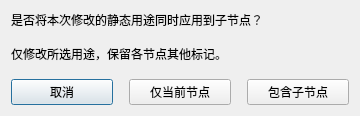
<?xml version="1.0" encoding="UTF-8"?>
<ui version="4.0">
 <class>StaticChildrenDialogForm</class>
 <widget class="QDialog" name="StaticChildrenDialogForm">
  <property name="windowTitle"><string>修改静态用途</string></property>
  <property name="minimumSize"><size><width>360</width><height>0</height></size></property>
  <layout class="QVBoxLayout" name="dialogLayout">
   <property name="spacing"><number>16</number></property>
   <item><widget class="QLabel" name="questionLabel"><property name="text"><string>是否将本次修改的静态用途同时应用到子节点？</string></property><property name="wordWrap"><bool>true</bool></property></widget></item>
   <item><widget class="QLabel" name="detailLabel"><property name="text"><string>仅修改所选用途，保留各节点其他标记。</string></property><property name="wordWrap"><bool>true</bool></property></widget></item>
   <item><layout class="QHBoxLayout" name="buttonsLayout">
    <item><widget class="QPushButton" name="cancelButton"><property name="text"><string>取消</string></property><property name="default"><bool>true</bool></property></widget></item>
    <item><widget class="QPushButton" name="selfButton"><property name="text"><string>仅当前节点</string></property></widget></item>
    <item><widget class="QPushButton" name="childrenButton"><property name="text"><string>包含子节点</string></property></widget></item>
   </layout></item>
  </layout>
 </widget>
 <resources/><connections/>
</ui>
